Frame 1 (no input): blank canvas, image omitted
Frame 60 (the mouse pressed at the canvas centre just before this capture): blank canvas, image omitted
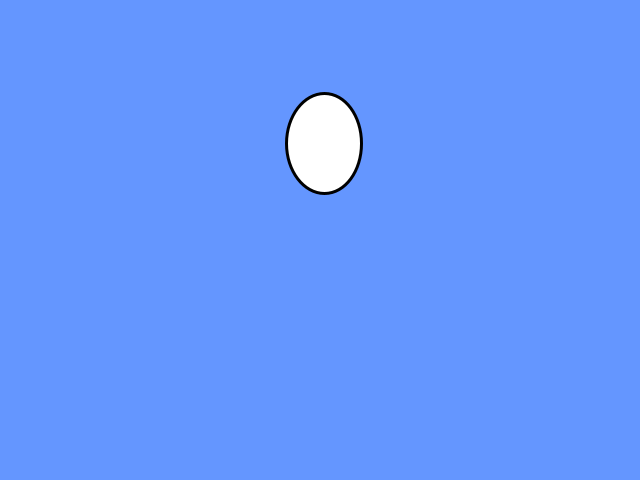
Frame 120 (the mouse held since frame 60 and released just before this capture)

The Processing sketch whose frames 1 and 60 were blank and that drew this single picture after the mouse press (run headless with seeded random() and noise(); from frame 60 on, the mouse is pressed at the canvas centre):

// Processing sketch: globos
// ── globos.pde
class Globo
{
  float x, y,vx,vy;
  Globo (float _x, float _y)
  {
   x=_x;
   y=_y; 
   vx=random(-0.25,0.25);
   vy=random(-2,-0.5);
  }

  void update()
  {
    y+=vy;
    x+=vx;
  }

  void dibujate()
  {
      strokeWeight(3);
     ellipse(x,y,75,100);
  }
  
}

ArrayList<Globo> globos;


void setup()
{
  size(640,480);
  globos = new ArrayList<Globo>();  
}

void draw()
{
  background(100,150,255);
  for(int i=0;i<globos.size();i++)
  {
    globos.get(i).update();
    globos.get(i).dibujate();
  }
}

void mousePressed()
{
  globos.add(new Globo(mouseX,mouseY));
}
